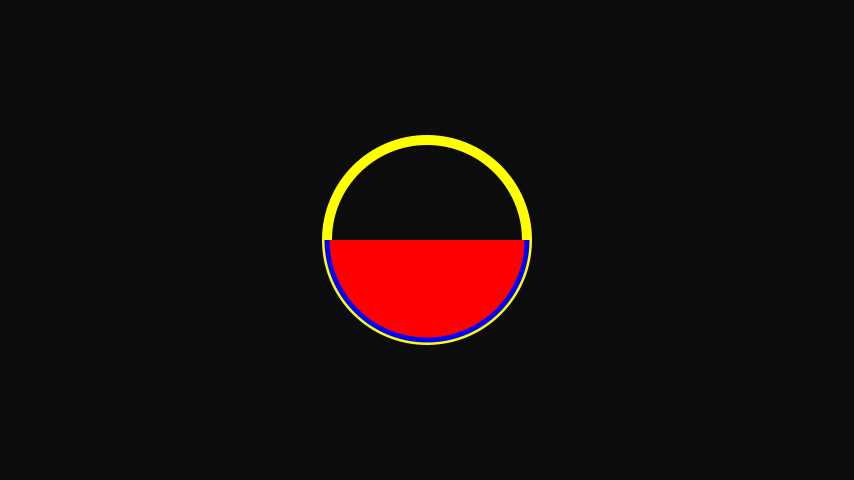

Source code (Python):
# <arcs.py>

# What you will learn from this script:
'''
- draw several kinds of arcs
  - arc, circle, ellipse
  - (counter) clockwise
- fill
  - preserve path after fill
- stroke
  - set line width
  - preserve path after stroke
'''

import cairo
import os
from math import pi

WIDTH, HEIGHT = 854, 480
sfc = cairo.ImageSurface(cairo.Format.ARGB32, WIDTH, HEIGHT)
ctx = cairo.Context(sfc)

ctx.set_source_rgb(0.05, 0.05, 0.05)
# ctx.rectangle(0, 0, WIDTH, HEIGHT)
ctx.paint()

# arc(xc, yc, radius, angle1, angle2)
ctx.set_source_rgb(1, 1, 0)
ctx.arc(WIDTH/2, HEIGHT/2, 100, 0, 2*pi)
ctx.set_line_width(10)
ctx.stroke()

ctx.set_source_rgb(1, 0, 0)
ctx.arc(WIDTH/2, HEIGHT/2, 100, 0, pi)
ctx.fill_preserve()
ctx.set_source_rgb(0, 0, 1)
ctx.set_line_width(5)
ctx.stroke()

output_filename = 'arcs.png'
sfc.write_to_png(output_filename)
os.system(output_filename)
